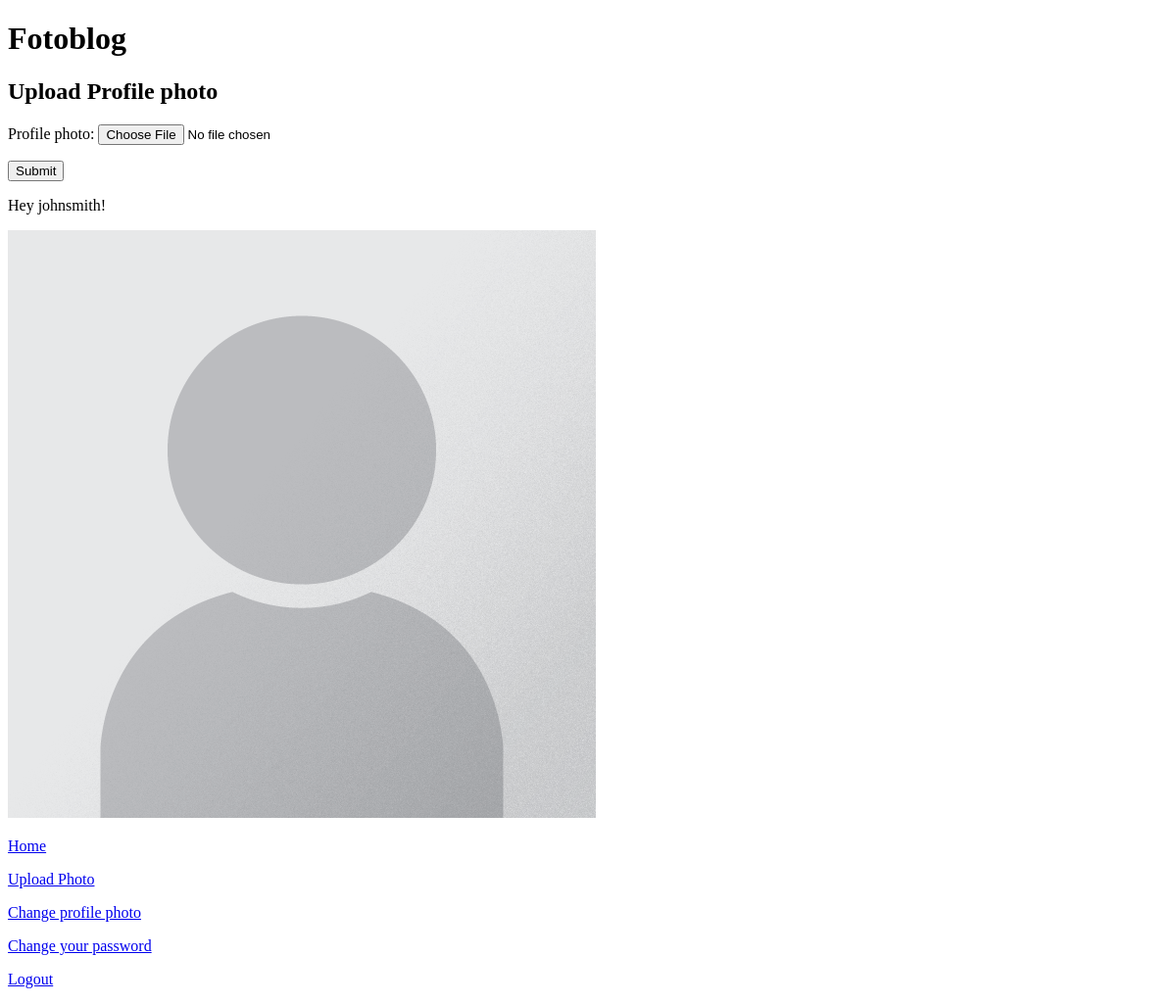
The app's page /profile-photo/upload (signed in), older data.
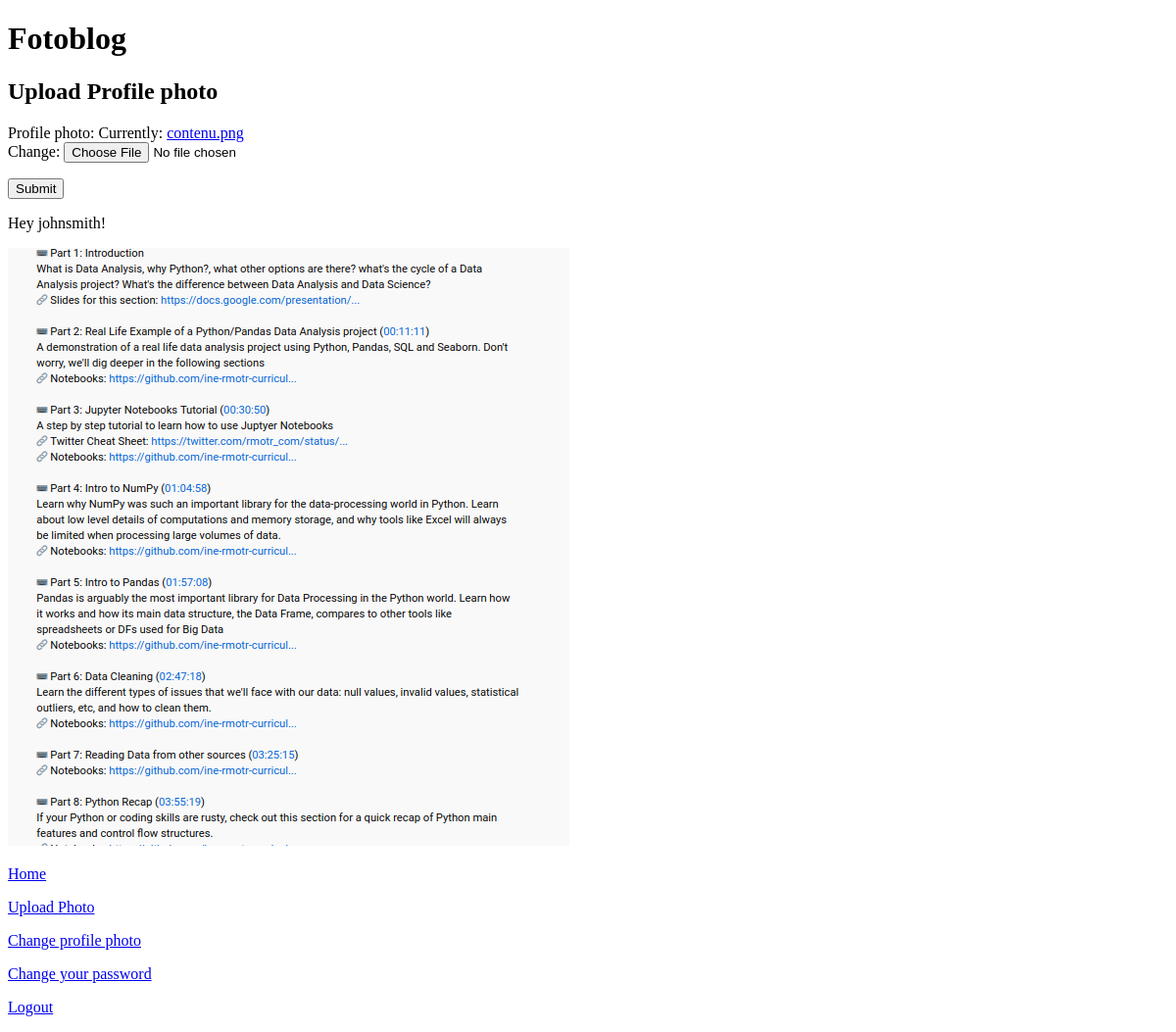
The same page, newer data.
### authentication/models.py (models this page shows)
class User(AbstractUser):
    CREATOR = 'CREATOR'
    SUBSCRIBER = 'SUBSCRIBER'
    ROLE_CHOICES = (
        (CREATOR, 'Creator'),
        (SUBSCRIBER, 'Subscriber'),
    )
    profile_photo = models.ImageField()
    role = models.CharField(max_length=30, choices=ROLE_CHOICES)

### authentication/views.py (the view)
# urls.py: path('profile-photo/upload', authentication.views.upload_profile_photo, name='upload_profile_photo'),
def upload_profile_photo(request):
    form = forms.UploadProfilePhotoForm(instance=request.user) #on instancie le formulaire avec les informations sur l'utilisateur qui est connecté
    if request.method == 'POST':
        form = forms.UploadProfilePhotoForm(request.POST, request.FILES, instance=request.user)
        if form.is_valid():
            form.save()
            return redirect('home')
    return render(request, 'authentication/upload_profile_photo.html', context={'form':form})

### authentication/forms.py
class UploadProfilePhotoForm(forms.ModelForm):
    class Meta:
        model = get_user_model()
        fields = ('profile_photo',)

### authentication/templates/authentication/upload_profile_photo.html (shortened to what this page needs)
{% extends 'base.html' %}
{% block content %}
    <h2>Upload Profile photo</h2>
    <form method="post" enctype="multipart/form-data">
        {{ form.as_p }}
        <button type="submit">Submit</button>
    </form>
{% endblock content %}

### templates/base.html (shortened to what this page needs)
<!DOCTYPE html>
{% load static %}
<html lang="en">
<head>
</head>
<body>
    <h1>Fotoblog</h1>
    {% block content %}{% endblock content %}
    {% if user.is_authenticated %}
        <p>Hey {{ user }}!</p>
        {% if user.profile_photo %}
            <img class="avatar" src={{ user.profile_photo.url }}>
        {% else %}
            <img class="avatar" src="{% static 'images/default_profile.png'%}">
        {% endif %}
        <p><a href="{% url 'home' %}">Home</a></p>
        <p><a href="{% url 'photo_upload' %}">Upload Photo</a></p>
        <p><a href="{% url 'upload_profile_photo' %}">Change profile photo</a></p>
        <p><a href="{% url 'password_change' %}">Change your password</a></p>
        <p><a href="{% url 'logout' %}">Logout</a></p>
    {% endif %}
</body>
</html>

Row changes from the older to the newer data that the page shows:
changed User "johnsmith": profile_photo: picture added
Text that changed along with them:
text no longer shown: "Profile photo:"
text now shown: "Profile photo: Currently: contenu.png Change:"
